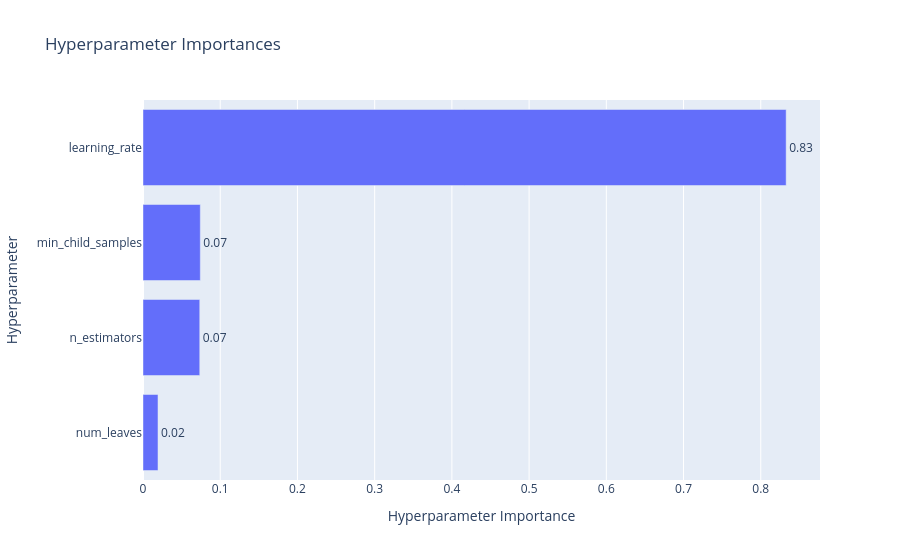
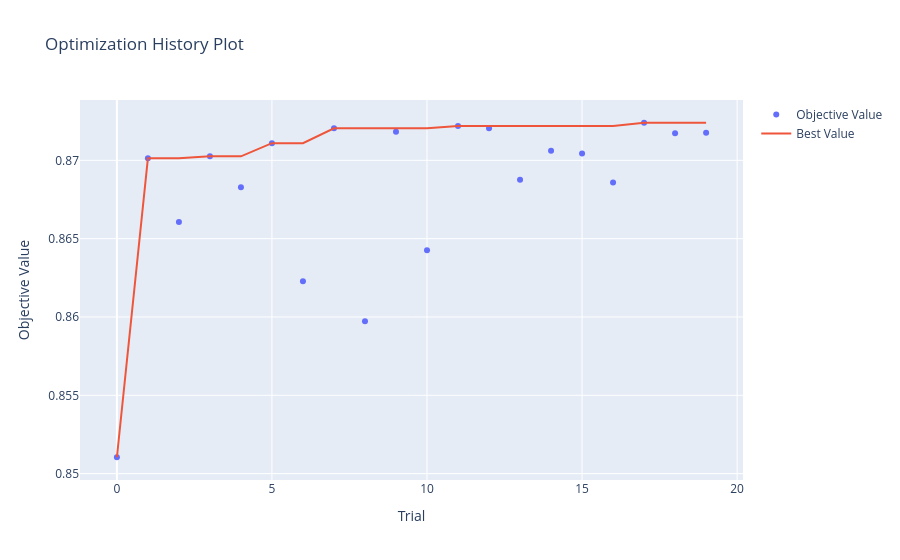

The cell these charts' notebook holds for them, in order:
### Code cell
import optuna
optuna.visualization.plot_param_importances(studies[best_name]).show()
optuna.visualization.plot_optimization_history(studies[best_name]).show()

### Figure 1 — Plotly figure (JSON) as saved in the notebook; plotly's stock layout.template omitted (floating-point values rounded to 4 significant figures)
{"data": [{"cliponaxis": false, "hovertemplate": ["num_leaves (IntDistribution): 0.019408894656547847<extra></extra>", "n_estimators (IntDistribution): 0.0734956256795674<extra></extra>", "min_child_samples (IntDistribution): 0.0742145255309136<extra></extra>", "learning_rate (FloatDistribution): 0.8328809541329713<extra></extra>"], "name": "Objective Value", "orientation": "h", "text": ["0.02", "0.07", "0.07", "0.83"], "textposition": "outside", "type": "bar", "x": [0.01941, 0.0735, 0.07421, 0.8329], "y": ["num_leaves", "n_estimators", "min_child_samples", "learning_rate"]}], "layout": {"title": {"text": "Hyperparameter Importances"}, "xaxis": {"title": {"text": "Hyperparameter Importance"}}, "yaxis": {"title": {"text": "Hyperparameter"}}}}

### Figure 2 — Plotly figure (JSON) as saved in the notebook; plotly's stock layout.template omitted (floating-point values rounded to 4 significant figures)
{"data": [{"mode": "markers", "name": "Objective Value", "type": "scatter", "x": [0, 1, 2, 3, 4, 5, 6, 7, 8, 9, 10, 11, 12, 13, 14, 15, 16, 17, 18, 19], "y": [0.851, 0.8701, 0.8661, 0.8703, 0.8683, 0.8711, 0.8623, 0.872, 0.8597, 0.8718, 0.8643, 0.8722, 0.872, 0.8688, 0.8706, 0.8704, 0.8686, 0.8724, 0.8717, 0.8718]}, {"mode": "lines", "name": "Best Value", "type": "scatter", "x": [0, 1, 2, 3, 4, 5, 6, 7, 8, 9, 10, 11, 12, 13, 14, 15, 16, 17, 18, 19], "y": [0.851, 0.8701, 0.8701, 0.8703, 0.8703, 0.8711, 0.8711, 0.872, 0.872, 0.872, 0.872, 0.8722, 0.8722, 0.8722, 0.8722, 0.8722, 0.8722, 0.8724, 0.8724, 0.8724]}, {"marker": {"color": "#cccccc"}, "mode": "markers", "name": "Infeasible Trial", "showlegend": false, "type": "scatter", "x": [], "y": []}], "layout": {"title": {"text": "Optimization History Plot"}, "xaxis": {"title": {"text": "Trial"}}, "yaxis": {"title": {"text": "Objective Value"}}}}
